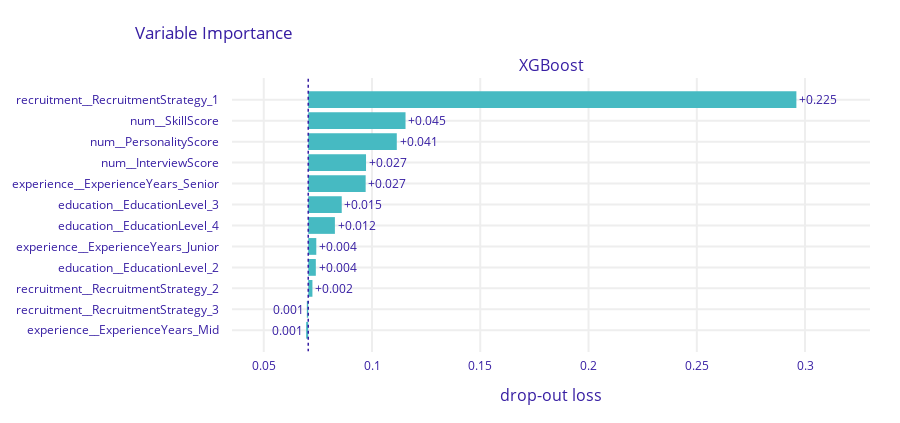

The code cell stored with this chart in its notebook:
### Code cell
fi.plot(max_vars=12)

### Figure 1 — Plotly figure (JSON) as saved in the notebook; plotly's stock layout.template omitted (floating-point values rounded to 4 significant figures)
{"data": [{"base": 0.07054, "hoverinfo": "text", "hoverlabel": {"bgcolor": "rgba(0,0,0,0.8)"}, "hovertext": ["Model: XGBoost loss after<br>variable: recruitment__RecruitmentStrategy_1 is permuted: 0.296<br>Drop-out loss change: +0.225", "Model: XGBoost loss after<br>variable: num__SkillScore is permuted: 0.115<br>Drop-out loss change: +0.045", "Model: XGBoost loss after<br>variable: num__PersonalityScore is permuted: 0.111<br>Drop-out loss change: +0.041", "Model: XGBoost loss after<br>variable: num__InterviewScore is permuted: 0.097<br>Drop-out loss change: +0.027", "Model: XGBoost loss after<br>variable: experience__ExperienceYears_Senior is permuted: 0.097<br>Drop-out loss change: +0.027", "Model: XGBoost loss after<br>variable: education__EducationLevel_3 is permuted: 0.086<br>Drop-out loss change: +0.015", "Model: XGBoost loss after<br>variable: education__EducationLevel_4 is permuted: 0.083<br>Drop-out loss change: +0.012", "Model: XGBoost loss after<br>variable: experience__ExperienceYears_Junior is permuted: 0.074<br>Drop-out loss change: +0.004", "Model: XGBoost loss after<br>variable: education__EducationLevel_2 is permuted: 0.074<br>Drop-out loss change: +0.004", "Model: XGBoost loss after<br>variable: recruitment__RecruitmentStrategy_2 is permuted: 0.072<br>Drop-out loss change: +0.002", "Model: XGBoost loss after<br>variable: recruitment__RecruitmentStrategy_3 is permuted: 0.07<br>Drop-out loss change: -0.001", "Model: XGBoost loss after<br>variable: experience__ExperienceYears_Mid is permuted: 0.07<br>Drop-out loss change: -0.001"], "marker": {"color": "#46bac2"}, "orientation": "h", "showlegend": false, "text": ["+0.225", "+0.045", "+0.041", "+0.027", "+0.027", "+0.015", "+0.012", "+0.004", "+0.004", "+0.002", "0.001", "0.001"], "textposition": "outside", "type": "bar", "x": [0.2255, 0.04493, 0.0409, 0.02669, 0.02652, 0.01547, 0.01232, 0.003719, 0.003506, 0.001938, -0.0006441, -0.000961], "xaxis": "x", "y": ["recruitment__RecruitmentStrategy_1", "num__SkillScore", "num__PersonalityScore", "num__InterviewScore", "experience__ExperienceYears_Senior", "education__EducationLevel_3", "education__EducationLevel_4", "experience__ExperienceYears_Junior", "education__EducationLevel_2", "recruitment__RecruitmentStrategy_2", "recruitment__RecruitmentStrategy_3", "experience__ExperienceYears_Mid"], "yaxis": "y"}], "layout": {"annotations": [{"font": {"size": 16}, "showarrow": false, "text": "XGBoost", "x": 0.5, "xanchor": "center", "xref": "paper", "y": 1, "yanchor": "bottom", "yref": "paper"}, {"font": {"size": 16}, "showarrow": false, "text": "drop-out loss", "x": 0.5, "xanchor": "center", "xref": "paper", "y": 0, "yanchor": "top", "yref": "paper", "yshift": -30}], "font": {"color": "#371ea3"}, "height": 423, "margin": {"b": 71, "r": 30, "t": 78}, "shapes": [{"line": {"color": "#371ea3", "dash": "dot", "width": 1.5}, "type": "line", "x0": 0.07054, "x1": 0.07054, "xref": "x", "y0": -1, "y1": 12, "yref": "y"}], "title": {"text": "Variable Importance", "x": 0.15}, "xaxis": {"anchor": "y", "automargin": true, "domain": [0, 1], "fixedrange": true, "gridwidth": 2, "range": [0.03533, 0.33], "tickcolor": "white", "ticklen": 3, "ticks": "outside", "type": "linear", "zeroline": false}, "yaxis": {"anchor": "x", "automargin": true, "autorange": "reversed", "domain": [0, 1], "fixedrange": true, "gridwidth": 2, "tickcolor": "white", "ticklen": 10, "ticks": "outside", "type": "category"}}}
